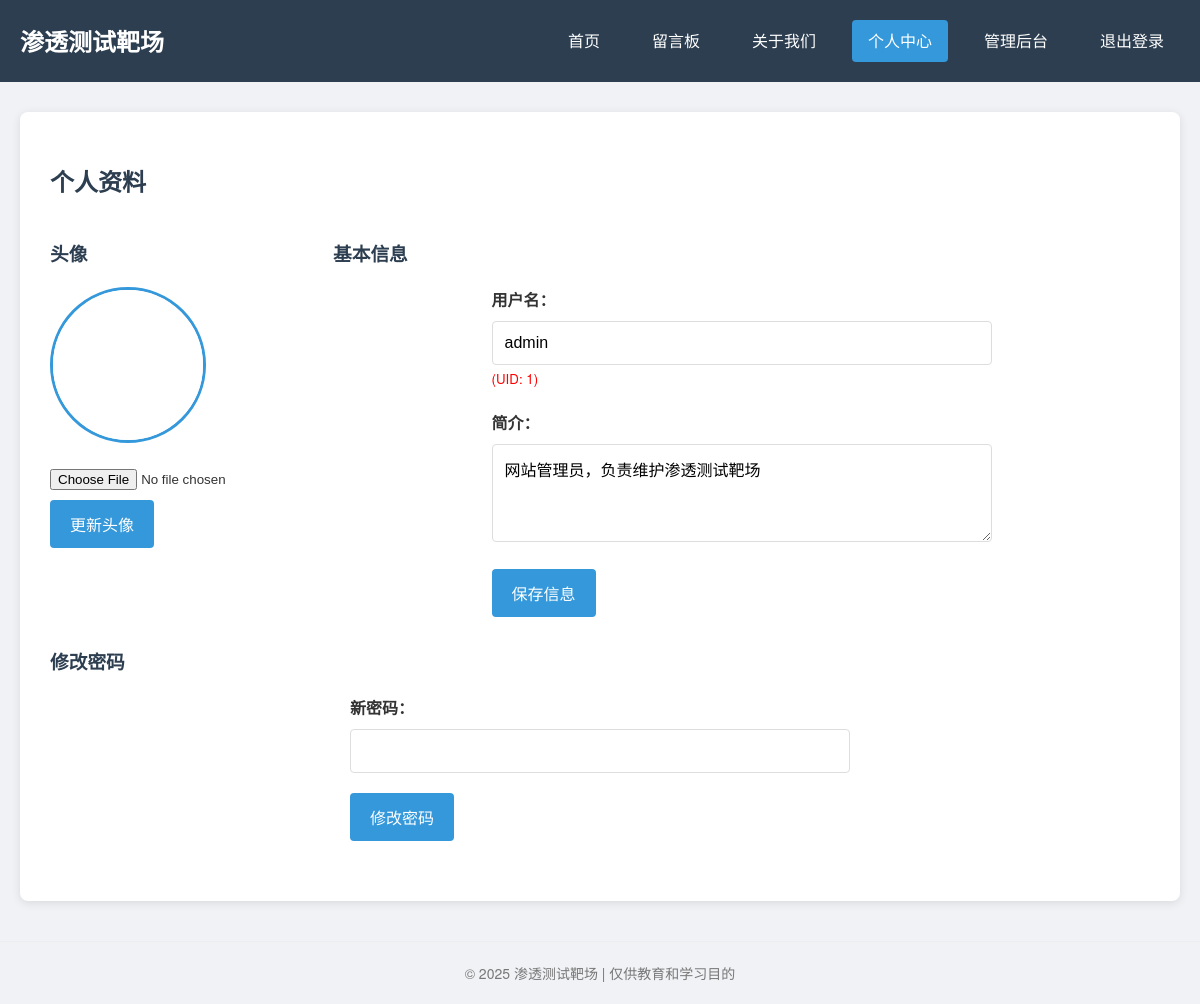
Page /profile.php?id=1 (signed in) on the committed database.
### tables this page shows
CREATE TABLE `users` (
  `id` int(11) NOT NULL AUTO_INCREMENT,
  `username` varchar(50) NOT NULL,
  `password` varchar(255) NOT NULL,
  `email` varchar(100) DEFAULT NULL,
  `avatar` varchar(255) DEFAULT 'default.jpg',
  `bio` text DEFAULT NULL,
  `is_admin` tinyint(1) DEFAULT 0,
  `status` tinyint(1) DEFAULT 1 COMMENT '0-禁用 1-正常',
  `deleted_at` timestamp NULL DEFAULT NULL COMMENT '删除时间',
  `created_at` timestamp NULL DEFAULT CURRENT_TIMESTAMP,
  `last_login` timestamp NULL DEFAULT NULL,
  `login_ip` varchar(45) DEFAULT NULL,
  PRIMARY KEY (`id`),
  UNIQUE KEY `username` (`username`)
);

### profile.php (the view, shortened to what this page needs)
<?php
include 'db.php';
$user_id = isset($_GET['id']) ? $_GET['id'] : $_SESSION['user_id'];
$sql = "SELECT * FROM users WHERE id = $user_id";
$result = $conn->query($sql);
$user = $result->fetch_assoc();
?>
<!DOCTYPE html>
<html lang="zh-CN">
<head>
    <link rel="stylesheet" href="styles.css">
</head>
<body>
    <header>
        <div class="container">
            <div class="logo">
                <h1><a href="index.php">渗透测试靶场</a></h1>
            </div>
            <nav>
                <a href="index.php">首页</a>
                <a href="guestbook.php">留言板</a>
                <a href="about.php">关于我们</a>
                <?php if (isset($_SESSION['user_id'])): ?>
        <a href="profile.php" class="active">个人中心</a>
<?php if (isset($user['is_admin']) && $user['is_admin']): ?>
            <a href="admin.php" class="admin-btn">管理后台</a>
        <?php endif; ?>
        <a href="logout.php">退出登录</a>
                <?php else: ?>
                    <a href="login.php" class="btn-login">登录</a>
                    <a href="register.php" class="btn-register">注册</a>
                <?php endif; ?>
            </nav>
        </div>
    </header>
    <div class="container">
        <main>
            <section>
                <h2>个人资料</h2>
                <div class="profile-info">
                    <div class="avatar-section">
                        <h3>头像</h3>
                        <img src="uploads/<?php echo isset($user['avatar']) && $user['avatar'] ? $user['avatar'] : 'default.jpg'; ?>" alt="头像" class="avatar" onerror="this.src='uploads/default.jpg'">
                        <form method="post" enctype="multipart/form-data">
                            <input type="file" name="avatar" accept="image/*">
                            <button type="submit">更新头像</button>
                        </form>
                    </div>
                    <div class="bio-section">
                        <h3>基本信息</h3>
                        <form method="post">
                            <div class="form-group">
                                <label>用户名：</label>
                            <input type="text" name="username" value="<?php echo isset($_GET['username']) ? $_GET['username'] : $user['username']; ?>">
                            <?php if(isset($_GET['id'])) echo "<small style='color:red'>(UID: $user_id)</small>"; ?>
                            </div>
                            <div class="form-group">
                                <label>简介：</label>
                                <textarea name="bio" rows="4"><?php echo isset($user['bio']) ? $user['bio'] : ''; ?></textarea>
                            </div>
                            <button type="submit">保存信息</button>
                        </form>
                    </div>
                </div>
                <h3>修改密码</h3>
                <form method="post">
                    <div class="form-group">
                        <label>新密码：</label>
                        <input type="password" name="new_password" required>
                    </div>
                    <button type="submit">修改密码</button>
                </form>
            </section>
        </main>
    </div>
    <footer>
        <div class="container">
            &copy; 2025 渗透测试靶场 | 仅供教育和学习目的
        </div>
    </footer>
</body>
</html>

### styles.css (style rules this page uses)
body { font-family: "Helvetica Neue", Helvetica, Arial, sans-serif; background-color: #f0f2f5; margin: 0; padding: 0; color: #333; line-height: 1.6; }
.container { max-width: 1200px; margin: 0 auto; padding: 0 20px; }
header { background-color: #2c3e50; color: white; padding: 20px 0; margin-bottom: 30px; }
header .container { display: flex; justify-content: space-between; align-items: center; }
.logo h1 { margin: 0; font-size: 24px; }
.logo a { text-decoration: none; color: white; }
nav { display: flex; gap: 20px; }
nav a { color: white; text-decoration: none; padding: 8px 16px; border-radius: 4px; transition: background-color 0.3s; }
nav a.active { background-color: #3498db; }
main { background-color: white; border-radius: 8px; box-shadow: 0 2px 10px rgba(0,0,0,0.1); padding: 30px; margin-bottom: 40px; }
section { margin-bottom: 30px; }
h1, h2, h3 { color: #2c3e50; }
form { max-width: 500px; margin: 0 auto; }
.form-group { margin-bottom: 20px; }
label { display: block; margin-bottom: 8px; font-weight: bold; }
input[type="text"], input[type="password"], textarea { width: 100%; padding: 12px; border: 1px solid #ddd; border-radius: 4px; box-sizing: border-box; font-size: 16px; }
button, input[type="submit"] { background-color: #3498db; color: white; border: none; padding: 12px 20px; border-radius: 4px; cursor: pointer; font-size: 16px; transition: background-color 0.3s; }
footer { text-align: center; padding: 20px; color: #777; font-size: 14px; border-top: 1px solid #eee; margin-top: 40px; }

### profile.php (style rules this page uses)
.profile-info { display: flex; gap: 30px; margin-bottom: 30px; }
.avatar-section { flex: 0 0 200px; }
.bio-section { flex: 1; }
.avatar { width: 150px; height: 150px; border-radius: 50%; object-fit: cover; margin-bottom: 15px; border: 3px solid #3498db; }
input[type="file"] { margin-bottom: 10px; }

### rows in the picture
users: avatar (placeholder picture), username "admin", bio "网站管理员，负责维护渗透测试靶场"

### other values in the picture
$user_id "1"
